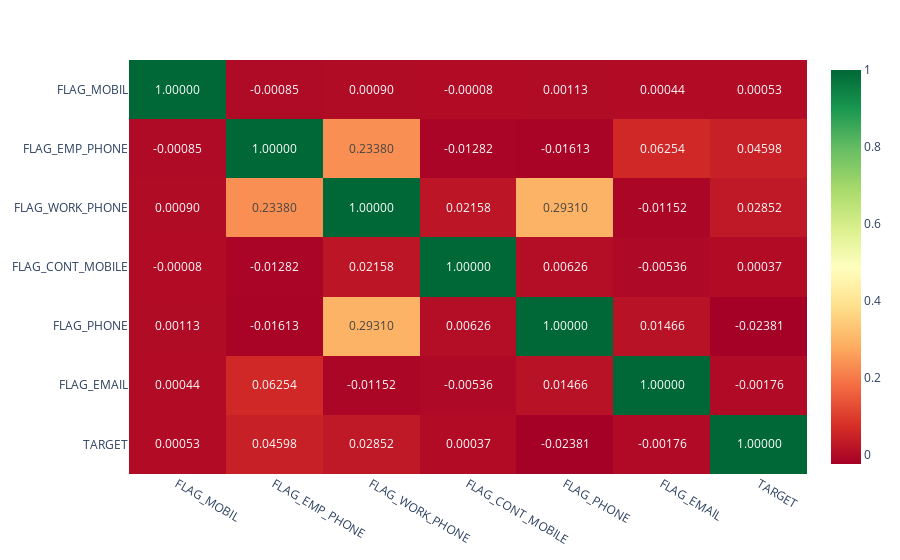

This figure's notebook cell:
### Markdown cell above
<h4>   
      <font color = darkgreen >
            <span style='font-family:Georgia'>
            4.2.3 Contact Parameters
            </span>   
        </font>    
</h4>

### Code cell
# checking is there is any correlation between mobile phone, work phone etc, email, Family members and Region rating
contact_col = ['FLAG_MOBIL', 'FLAG_EMP_PHONE', 'FLAG_WORK_PHONE', 'FLAG_CONT_MOBILE',
       'FLAG_PHONE', 'FLAG_EMAIL','TARGET']
Contact_corr = applicationDF[contact_col].corr()
fig = px.imshow(Contact_corr,x=Contact_corr.columns, y=Contact_corr.columns,text_auto='.5f',aspect = 'auto',color_continuous_scale='RdYlGn')

fig.show()

### Figure 1 — Plotly figure (JSON) as saved in the notebook; plotly's stock layout.template omitted (floating-point values rounded to 4 significant figures)
{"data": [{"coloraxis": "coloraxis", "hovertemplate": "x: %{x}<br>y: %{y}<br>color: %{z}<extra></extra>", "name": "0", "texttemplate": "%{z:.5f}", "type": "heatmap", "x": ["FLAG_MOBIL", "FLAG_EMP_PHONE", "FLAG_WORK_PHONE", "FLAG_CONT_MOBILE", "FLAG_PHONE", "FLAG_EMAIL", "TARGET"], "xaxis": "x", "y": ["FLAG_MOBIL", "FLAG_EMP_PHONE", "FLAG_WORK_PHONE", "FLAG_CONT_MOBILE", "FLAG_PHONE", "FLAG_EMAIL", "TARGET"], "yaxis": "y", "z": [[1, -0.0008452, 0.0008999, -7.798e-05, 0.001128, 0.0004422, 0.0005344], [-0.0008452, 1, 0.2338, -0.01282, -0.01613, 0.06254, 0.04598], [0.0008999, 0.2338, 1, 0.02158, 0.2931, -0.01152, 0.02852], [-7.798e-05, -0.01282, 0.02158, 1, 0.006257, -0.005356, 0.0003701], [0.001128, -0.01613, 0.2931, 0.006257, 1, 0.01466, -0.02381], [0.0004422, 0.06254, -0.01152, -0.005356, 0.01466, 1, -0.001758], [0.0005344, 0.04598, 0.02852, 0.0003701, -0.02381, -0.001758, 1]]}], "layout": {"coloraxis": {"colorscale": [[0, "rgb(165,0,38)"], [0.1, "rgb(215,48,39)"], [0.2, "rgb(244,109,67)"], [0.3, "rgb(253,174,97)"], [0.4, "rgb(254,224,139)"], [0.5, "rgb(255,255,191)"], [0.6, "rgb(217,239,139)"], [0.7, "rgb(166,217,106)"], [0.8, "rgb(102,189,99)"], [0.9, "rgb(26,152,80)"], [1, "rgb(0,104,55)"]]}, "margin": {"t": 60}, "xaxis": {"anchor": "y", "domain": [0, 1]}, "yaxis": {"anchor": "x", "autorange": "reversed", "domain": [0, 1]}}}
